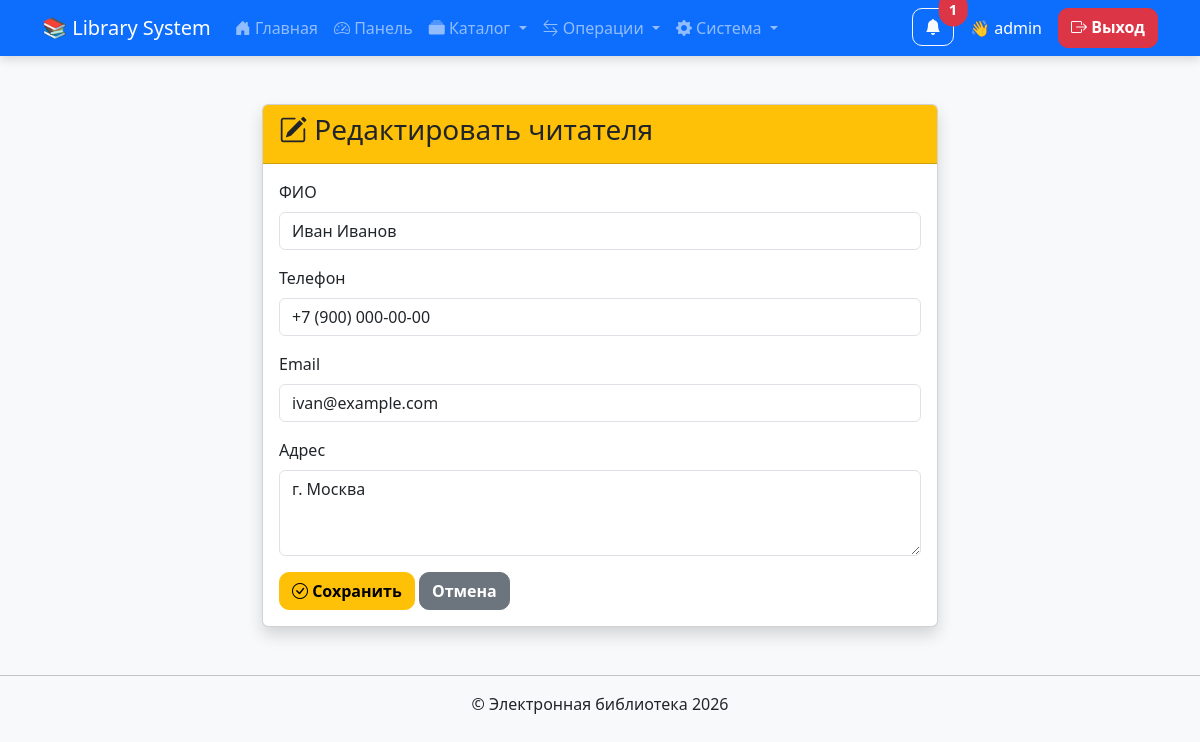
The page /readers/edit.php?id=1 (signed in) on the database its author committed.
### tables this page shows
CREATE TABLE `readers` (
  `id` int(11) NOT NULL,
  `user_id` int(11) DEFAULT NULL,
  `full_name` varchar(150) NOT NULL,
  `phone` varchar(30) DEFAULT NULL,
  `email` varchar(150) DEFAULT NULL,
  `address` text DEFAULT NULL,
  `registered_at` timestamp NOT NULL DEFAULT current_timestamp()
);

### readers/edit.php (the view, shortened to what this page needs)
<?php
require_once "../config/db.php";
$id = (int)$_GET["id"];
$stmt = $conn->prepare("SELECT * FROM readers WHERE id=?");
$stmt->bind_param("i", $id);
$stmt->execute();
$result = $stmt->get_result();
$reader = $result->fetch_assoc();
include "../includes/header.php";
include "../includes/navbar.php";
?>
<div class="container mt-5" style="max-width:700px;">
<div class="card shadow">
<div class="card-header bg-warning">
<h3>
<i class="bi bi-pencil-square"></i>
Редактировать читателя
</h3>
</div>
<div class="card-body">
<form method="POST">
<div class="mb-3">
<label class="form-label">
ФИО
</label>
<input
type="text"
name="full_name"
class="form-control"
required
value="<?= htmlspecialchars($reader["full_name"]) ?>">
</div>
<div class="mb-3">
<label class="form-label">
Телефон
</label>
<input
type="text"
name="phone"
class="form-control"
pattern="[0-9+\-\s()]{5,20}"
title="Только цифры, пробелы, +, - и скобки"
value="<?= htmlspecialchars($reader["phone"]) ?>">
</div>
<div class="mb-3">
<label class="form-label">
Email
</label>
<input
type="email"
name="email"
class="form-control"
value="<?= htmlspecialchars($reader["email"]) ?>">
</div>
<div class="mb-3">
<label class="form-label">
Адрес
</label>
<textarea
name="address"
class="form-control"
rows="3"><?= htmlspecialchars($reader["address"]) ?></textarea>
</div>
<button class="btn btn-warning">
<i class="bi bi-check-circle"></i>
Сохранить
</button>
<a href="index.php" class="btn btn-secondary">
Отмена
</a>
</form>
</div>
</div>
</div>
<?php include "../includes/footer.php"; ?>

### assets/css/style.css (style rules this page uses)
body { background:#f4f6f9; font-family:'Segoe UI',sans-serif; }
.btn { border-radius:10px; font-weight:600; }

### rows shown on the page
readers: full_name "Иван Иванов", phone "+7 (900) 000-00-00", email "ivan@example.com", address "г. Москва"

### other values the page prints
$notifTotal "1"
$_SESSION["username"] "admin"
